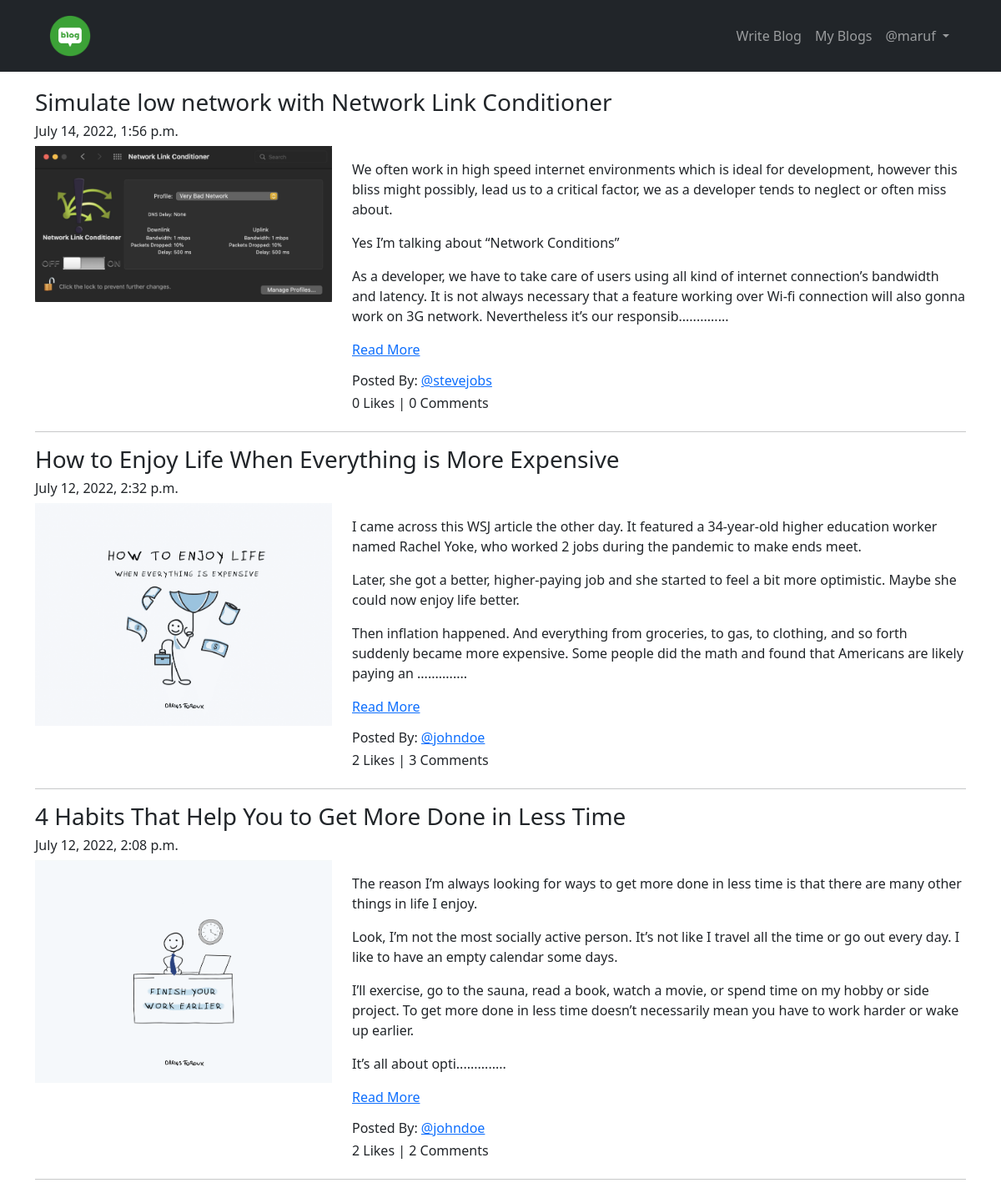
Page /blog/ (signed in) on the committed database.
### App_Blog/models.py (models this page shows, shortened)
class Blog(models.Model):
    author = models.ForeignKey(User, related_name='post_author', on_delete=models.CASCADE)
    blog_title = models.CharField(max_length=264, verbose_name='Put a Title')
    slug = models.SlugField(max_length=264, unique=True)
    blog_content = models.TextField(verbose_name='What is on yout mind?')
    blog_image = models.ImageField(upload_to='blog_images', verbose_name='Image')
    publish_date = models.DateTimeField(auto_now_add=True)
    update_date = models.DateTimeField(auto_now=True)
    class Meta:
        ordering = ('-publish_date',)

### App_Blog/views.py (the view)
# urls.py: path('', views.BlogList.as_view(), name='blog_list'),
class BlogList(ListView):
    context_object_name = 'blogs'
    model = Blog
    template_name = 'App_Blog/blog_list.html'

### App_Blog/templatetags/custom_filters.py (called while the page is built)
def range_filter(value):
    return value[0:500] + '..............'

### templates/App_Blog/blog_list.html (shortened to what this page needs)
{% extends 'base.html' %}
{% load custom_filters %}
{% block body_block %}
{% for blog in blogs %}
<h3>{{ blog.blog_title }}</h3>
<h6>{{ blog.publish_date }}</h6>
<div class="row">
    <div class="col-sm-4">
        <img src="/media/{{ blog.blog_image }}" alt="{{ blog.blog_title }}" title="{{ blog.blog_title }}" width="100%">
    </div>
    <div class="col-sm-8">
        <p>{{ blog.blog_content|range_filter|linebreaks }} <a href="{% url 'App_Blog:blog_details' slug=blog.slug %}">Read More</a></p>
        <h6>Posted By: <a href="#">@{{ blog.author }}</a></h6>
        <h6>{{ blog.liked_blog.count }} Likes | {{ blog.blog_comment.count }} Comments</h6>
    </div>
</div>
<hr>
{% endfor %}
{% endblock %}

### templates/base.html (shortened to what this page needs)
<!DOCTYPE html>
<html lang="en">
<head>
    <link href="https://cdn.jsdelivr.net/npm/bootstrap@5.2.0-beta1/dist/css/bootstrap.min.css" rel="stylesheet">
    <link rel="stylesheet" href="https://cdnjs.cloudflare.com/ajax/libs/font-awesome/6.1.1/css/all.min.css" />
</head>
<body>
      <div class="header" style="background:#212529">
        <div class="container">
          <nav class="navbar navbar-expand-sm bg-dark navbar-dark">
            <div class="container-fluid">
              <a class="navbar-brand" href="{% url 'index' %}"><img src="/media/logo.png" width="60px"></a>
              <div class="collapse navbar-collapse" id="navbarNav">
                <ul class="navbar-nav ms-auto">
                  {% if not user.is_authenticated %}
                  <li class="nav-item">
                    <a class="nav-link" aria-current="page" href="{% url 'App_Login:signup' %}">Sign Up</a>
                  </li>
                  <li class="nav-item">
                    <a class="nav-link" aria-current="page" href="{% url 'App_Login:login' %}">Login</a>
                  </li>
                  {% else %}
                  <li class="nav-item">
                    <a class="nav-link" aria-current="page" href="{% url 'App_Blog:create_blog' %}">Write Blog</a>
                  </li>
                  <li class="nav-item">
                    <a class="nav-link" aria-current="page" href="{% url 'App_Blog:my_blogs' %}">My Blogs</a>
                  </li>
                  <li class="nav-item dropdown">
                    <a class="nav-link dropdown-toggle" href="#" id="navbarDropdown" role="button" data-bs-toggle="dropdown" aria-expanded="false">
                      @{{ user.username }}
                    </a>
                  </li>
                  {% endif %}
                </ul>
              </div>
            </div>
          </nav>
        </div>
      </div>
      <div class="container" style="padding-top:20px">
        {% block body_block %}
        {% endblock %}
      </div>
</body>
</html>

### rows in the picture
Blog: blog_title "Simulate low network with Network Link Conditioner", publish_date "July 14, 2022, 1:56 p.m.", blog_image (picture), blog_content|range_filter "We often work in high speed internet environments which is ideal for development, however this bliss might possibly, lead us to a critical factor, we as a developer tends to neglect or often miss about. Yes I’m talking about “Network Conditions” As a developer, we have to take care of users using all kind of internet connection’s bandwidth and latency. It is not always necessary that a feature working over Wi-fi connection will also gonna work on 3G network. Nevertheless it’s our responsib..............", author "stevejobs", liked_blog.count "0", blog_comment.count "0"
Blog: blog_title "How to Enjoy Life When Everything is More Expensive", publish_date "July 12, 2022, 2:32 p.m.", blog_image (picture), blog_content|range_filter "I came across this WSJ article the other day. It featured a 34-year-old higher education worker named Rachel Yoke, who worked 2 jobs during the pandemic to make ends meet. Later, she got a better, higher-paying job and she started to feel a bit more optimistic. Maybe she could now enjoy life better. Then inflation happened. And everything from groceries, to gas, to clothing, and so forth suddenly became more expensive. Some people did the math and found that Americans are likely paying an ..............", author "johndoe", liked_blog.count "2", blog_comment.count "3"
Blog: blog_title "4 Habits That Help You to Get More Done in Less Time", publish_date "July 12, 2022, 2:08 p.m.", blog_image (picture), blog_content|range_filter "The reason I’m always looking for ways to get more done in less time is that there are many other things in life I enjoy. Look, I’m not the most socially active person. It’s not like I travel all the time or go out every day. I like to have an empty calendar some days. I’ll exercise, go to the sauna, read a book, watch a movie, or spend time on my hobby or side project. To get more done in less time doesn’t necessarily mean you have to work harder or wake up earlier. It’s all about opti..............", author "johndoe", liked_blog.count "2", blog_comment.count "2"

### other values in the picture
{{ user.username }} "maruf"
